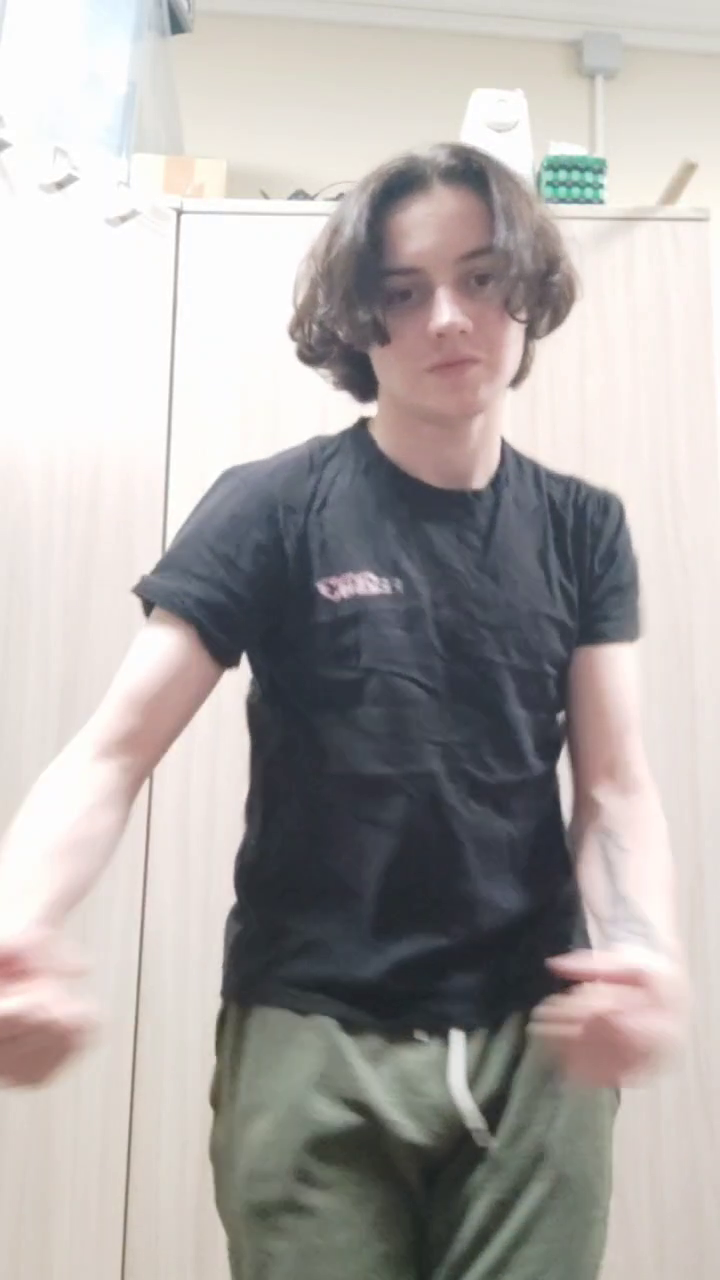
#> input picture frame 28 of hw3/dancin.mp4, 720 x 1280 px, given in place of Door.mp4, which was not available
$ jupyter execute --allow-errors hw2.ipynb   (older library calls are emulated)   (text cells are left out)
#> lines starting #> are read from the running program, lines starting #| are printed output that depends on the picture; after the words box and inside, x2 and y2 are one past the last pixel; in counts of white or black regions, pixels touching at a corner belong together; pictures that were not available may be replaced by others from this repository, and a replacement may not be noted
[cell 1]
import numpy as np
import cv2

PERIOD = 70

video_path = "Door.mp4"
cam = cv2.VideoCapture(video_path)
_, background = cam.read()
#> background is the input picture: shape (1280, 720, 3); mean B, G, R 168.4, 170.4, 174.9
background = cv2.cvtColor(background, cv2.COLOR_BGR2HSV)
#> background: shape (1280, 720, 3); mean H, S, V 46, 25.4, 178.9

persons_detected = 0
detection_time = 0
cooldown = 8
frame_rate = cam.get(cv2.CAP_PROP_FPS)
frames_cooldown = int(frame_rate * cooldown)

while(True):
    success, frame = cam.read()
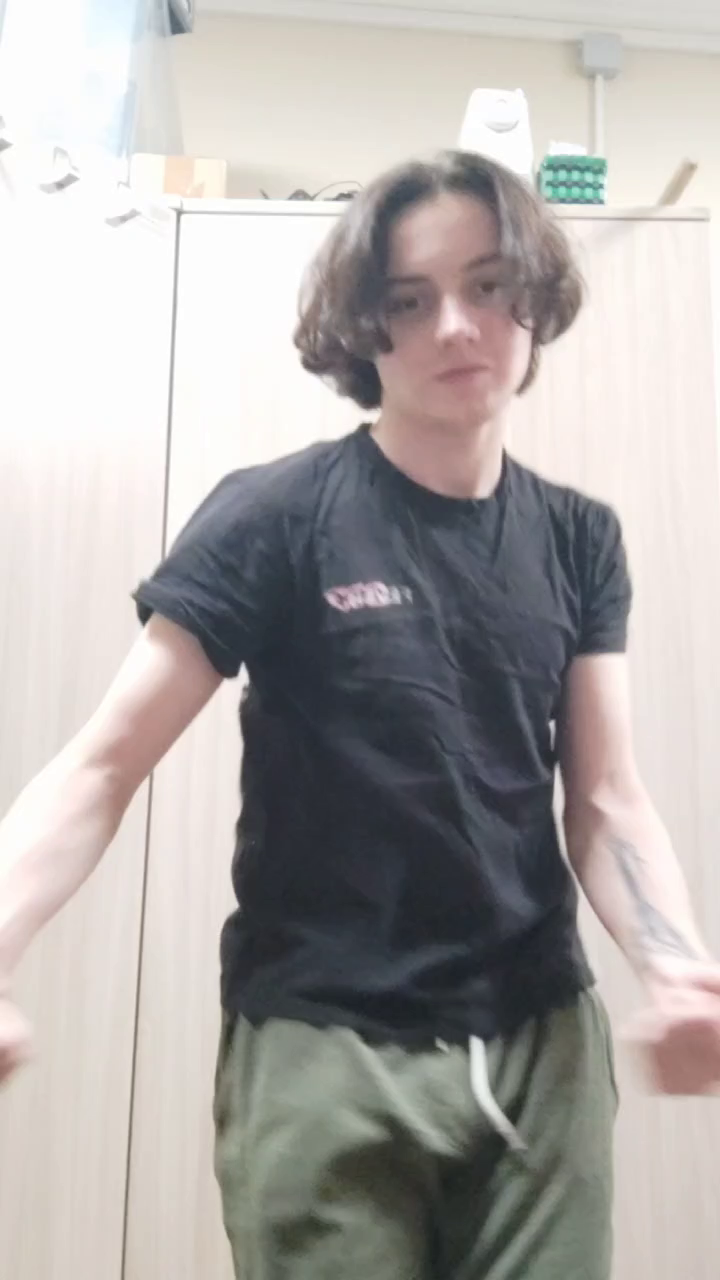
#> input picture frame 29 of hw3/dancin.mp4, 720 x 1280 px, given in place of Door.mp4, which was not available
#> frame is the input picture: shape (1280, 720, 3); mean B, G, R 168.1, 170.1, 174.2

    if (not success):
        break

    hsv = cv2.cvtColor(frame, cv2.COLOR_BGR2HSV)
#> hsv: shape (1280, 720, 3); mean H, S, V 44.8, 25, 178.2

    #avg = 0.96 * avg + 0.04 * frame
    background = cv2.addWeighted(background, 0.96, frame, 0.04, 0)
#> background: shape (1280, 720, 3); mean H, S, V 50.9, 31.2, 178.7
    diff = cv2.absdiff(hsv, background)
#> diff: shape (1280, 720, 3); mean H, S, V 15.7, 10, 10.2
    foreground_mask = cv2.inRange(diff, (20, 20, 20), (255, 255, 255))
#> foreground_mask: shape (1280, 720); 1.3% white; 245 white regions (176 under 20 px), largest, box (x1, y1, x2, y2) and area: (538, 948, 614, 1088) 4102, (513, 458, 634, 624) 1522, (551, 784, 572, 874) 527

    # Erosion
    kernel = np.ones((9, 9), np.uint8)
    morph = cv2.morphologyEx(foreground_mask, cv2.MORPH_CLOSE, kernel)
#> morph: shape (1280, 720); 1.7% white; 116 white regions (74 under 20 px), largest, box (x1, y1, x2, y2) and area: (532, 946, 626, 1088) 5310, (512, 456, 634, 624) 1596, (551, 752, 576, 874) 1373

    # Analysing connected components
    connectivity = 5
    output = cv2.connectedComponentsWithStats(morph, connectivity, cv2.CV_32S)
    num_components = output[0]
#> num_components = 117
    components = output[1]
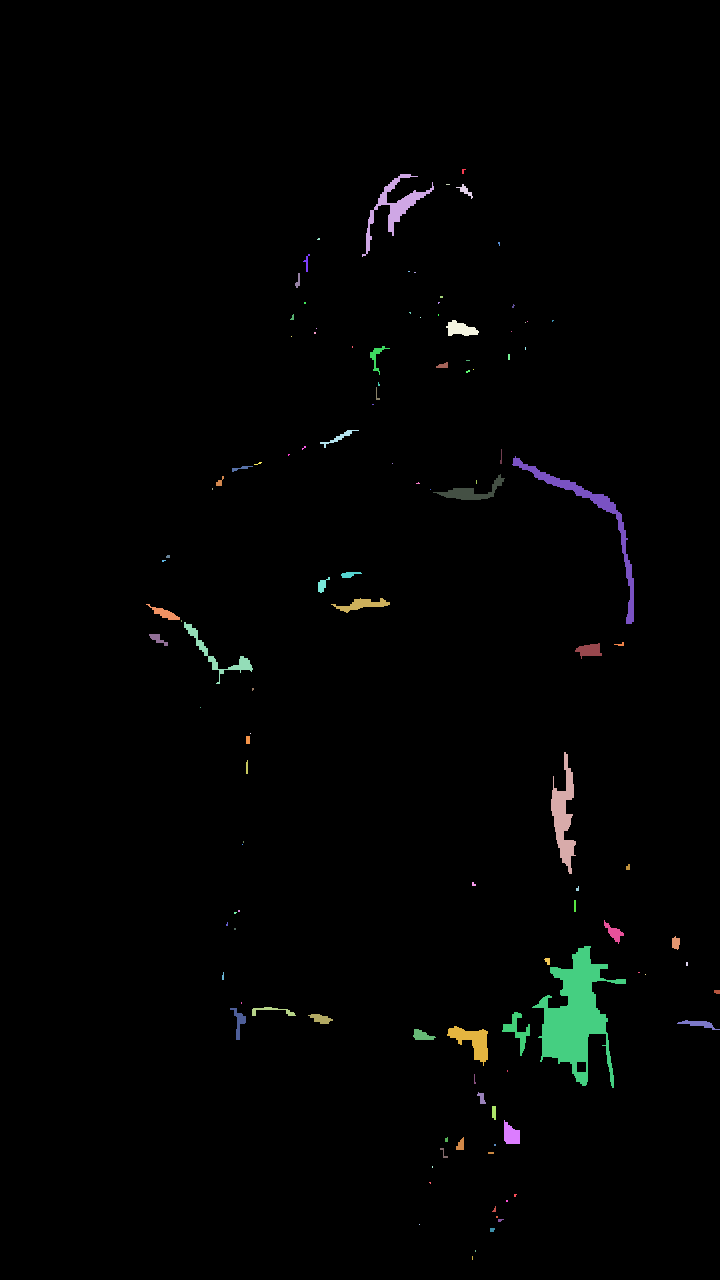
#> components: shape (1280, 720) int32; 117 distinct labels, from 0 to 116; one colour per label, 0 black
    stats = output[2]
#> stats = 117 rows, first 6: [0, 0, 720, 1280, 905908], [462, 169, 4, 5, 12], [362, 174, 72, 83, 1100], [446, 184, 4, 1, 4], [456, 184, 17, 15, 79], [317, 238, 3, 2, 5]

    filtered = np.zeros_like(morph)
    detected = False

    for i in range(num_components):
        top    = stats[i, cv2.CC_STAT_TOP]
        left   = stats[i, cv2.CC_STAT_LEFT]
        width  = stats[i, cv2.CC_STAT_WIDTH]
        height = stats[i, cv2.CC_STAT_HEIGHT]
        area   = stats[i, cv2.CC_STAT_AREA]

        if area >= 20000:
            detected = True
            filtered[np.where(components == i)] = 255

            cv2.rectangle(frame, (left, top), (left + width, top + height), (0, 255, 0), 2)
#> this loop made 117 passes
#> (top, left, width, height, area) on passes 1, 3, 5, 8, 10, 20, 29, 33: (0, 0, 720, 1280, 905908), (174, 362, 72, 83, 1100), (184, 456, 17, 15, 79), (254, 303, 7, 18, 41), (273, 295, 5, 15, 41), (320, 446, 33, 16, 329), (346, 370, 20, 29, 140), (362, 436, 12, 6, 49)
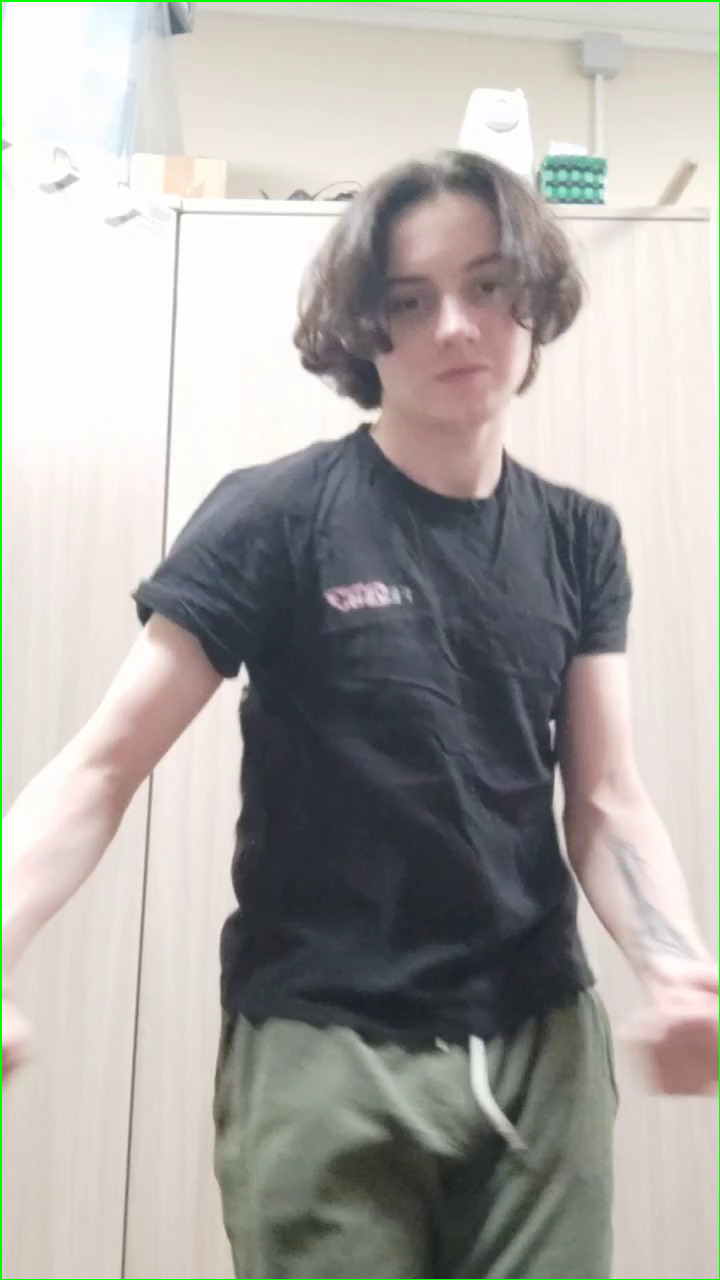
#> frame: shape (1280, 720, 3); 0.65% of pixels changed, all inside (x1, y1, x2, y2) = (0, 0, 720, 1280)

    current_time = cam.get(cv2.CAP_PROP_POS_FRAMES)
#> current_time = 30
    if detected and (current_time - detection_time > frames_cooldown):
        persons_detected += 1
        detection_time = current_time

    cv2.putText(frame, f"Count: {persons_detected}", (10, 45), cv2.FONT_HERSHEY_PLAIN, 3, (20, 255, 20), 2)
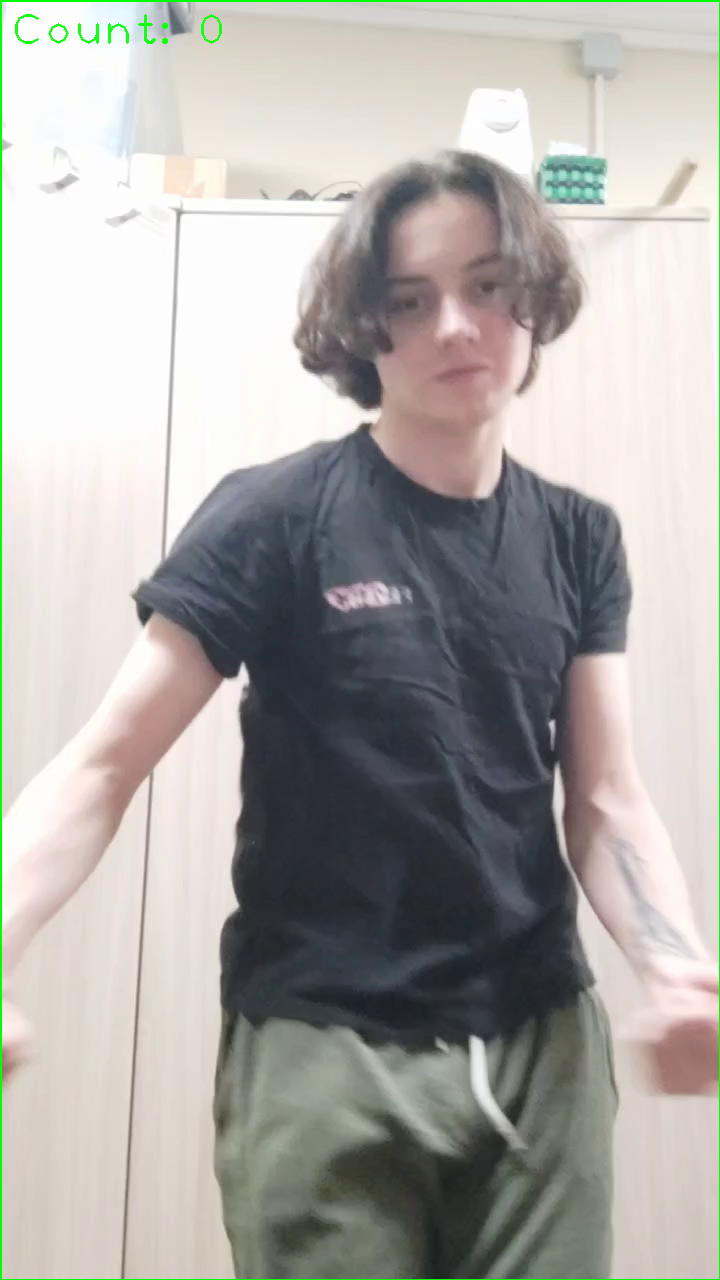
#> frame: shape (1280, 720, 3); 0.1% of pixels changed, all inside (x1, y1, x2, y2) = (15, 14, 222, 44)

    cv2.imshow("frame", frame)
    cv2.imshow("avg", background)
    cv2.imshow("diff", diff)
    cv2.imshow("morph", morph)

    key = cv2.waitKey(PERIOD)
#> (key q is pressed here)

    if (key == ord('q')):
        break

print(f"People total: {persons_detected}")
cam.release()
cv2.destroyAllWindows()
cv2.waitKey(30)
#> Out = 113
